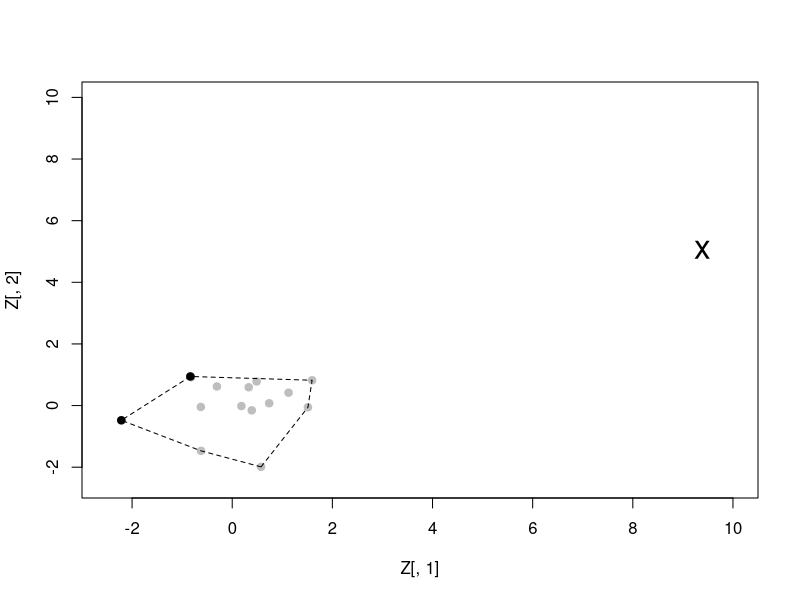

Reproduce this figure in R.
# query about calculating minimum distance from a point to a convex hull
# from https://twitter.com/ipnosimmia/status/654040246951084032

# ------------------------------------------------------------------------------
set.seed(1)
rm(list=ls())

# ------------------------------------------------------------------------------
# Define the function for calculating distance between a point (x0, y0) and a
# line that passes between two points P1=(y1, y1) and P2=(x2, y2) from
# https://en.m.wikipedia.org/wiki/Distance_from_a_point_to_a_line#Line_defined_by_two_points

# AJ - I need to adjust this to work on line segments, not just lines
# http://stackoverflow.com/questions/849211/shortest-distance-between-a-point-and-a-line-segment

distPoint2Points <- function(x0, y0, x1, y1, x2, y2){
  
  num <- abs( (y2 - y1) * x0 - (x2 - x1) * y0 + (x2 * y1) - (y2 * x1) )
  
  denom <- sqrt( (y2 - y1) ^2 + (x2 - x1) ^2 )
  
  d <- num / denom
  
}

# should check some examples to make sure this fucntion is working....
# here is one quick check.. should do more...

test <- distPoint2Points(5, 10, 0, 0, 10, 0 ) # should be = 10
print(test) # phew!

# ------------------------------------------------------------------------------
# create some data to illustrate

# a random cloud of data on which to calculate a convex hull
n <- 30 # number of data points (must be divisible by 2)
Z <- matrix(rnorm(n), n/2, 2)

# which points form vertices of the hull?
Z.hull <- chull(Z)

# extract these points as a sequence
# remembering to duplicate the first one since last joints first.
P <- Z[c(Z.hull, Z.hull[1]), ]

# a random point for reference which could be inside or outside the hull
x0 <- runif(1, 3, 10)
y0 <- runif(1, 3, 10)

# plot it
plot(Z[,1], Z[,2], pch = 19, col = "grey", xlim = c(-2.5, 10), ylim = c(-2.5, 10))
points(x0, y0, pch = "x", cex = 2, lwd = 2)
# add the hull
lines(P[,1], P[,2], lty = 2)

# ------------------------------------------------------------------------------
# calculate distance to each line segment of the hull
m <- nrow(P) # number of unique points in hull vertices set
d <- distPoint2Points(x0, y0, P[1:(m-1), 1], P[1:(m-1), 2], P[2:m, 1], P[2:m, 2])

min.index <- which.min(d)
min.d <- d[min.index]

print(min.d)

# indicate which segment is the nearest on the graph
points(P[min.index, 1], P[min.index, 2], pch = 19 )
points(P[ (min.index + 1), 1], P[ (min.index + 1), 2], pch = 19 )




